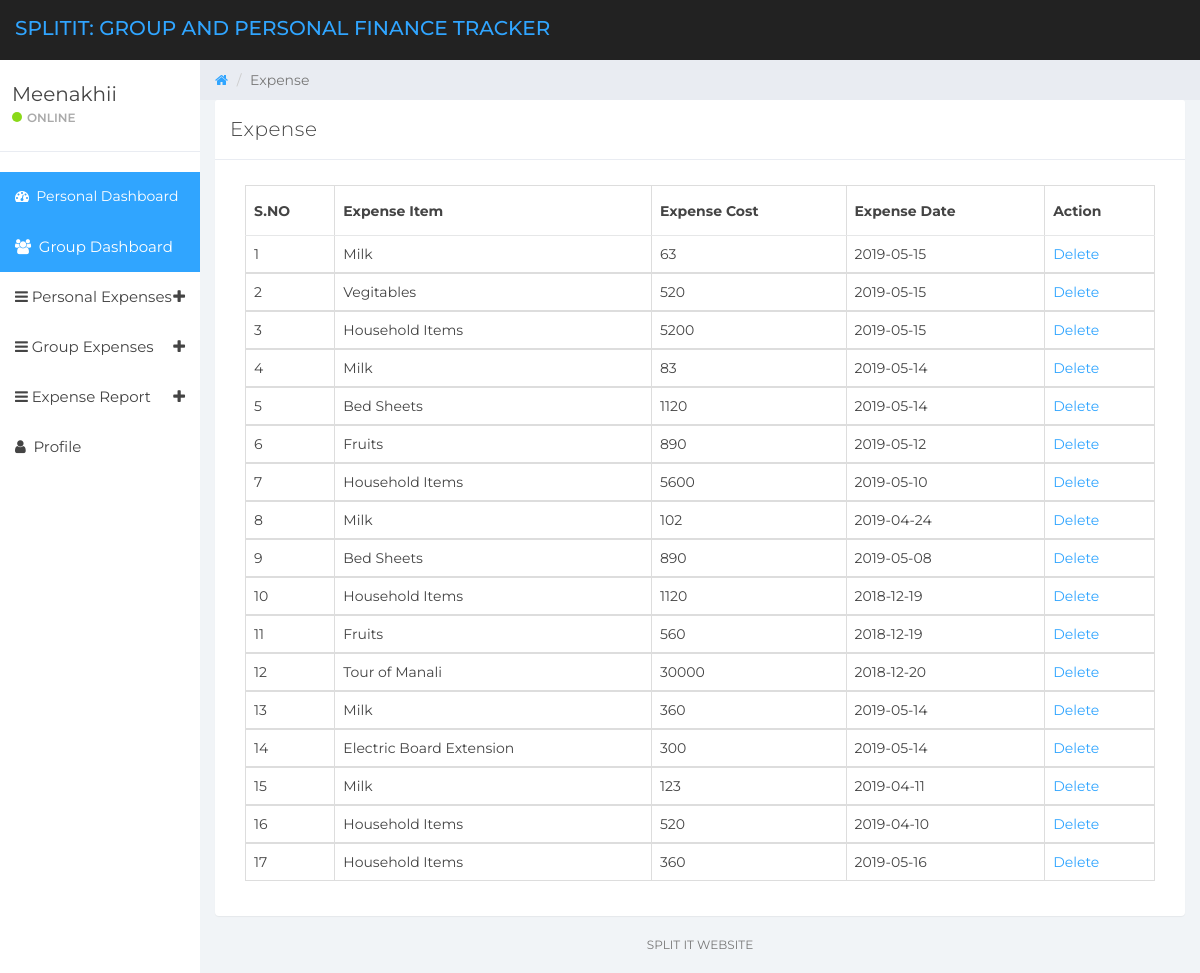
The app's page /manage-expense.php (signed in) with its own data.
### tables this page shows
CREATE TABLE `tbluser` (
  `ID` int(10) NOT NULL,
  `FullName` varchar(150) DEFAULT NULL,
  `Email` varchar(200) DEFAULT NULL,
  `MobileNumber` bigint(10) DEFAULT NULL,
  `Password` varchar(200) DEFAULT NULL,
  `RegDate` timestamp NOT NULL DEFAULT current_timestamp(),
  `qr_code` varchar(255) NOT NULL,
  `profile_photo` varchar(999) NOT NULL,
  `address` varchar(999) NOT NULL,
  `profession` varchar(999) NOT NULL,
  `age` varchar(100) NOT NULL
);

CREATE TABLE `tblexpense` (
  `ID` int(10) NOT NULL,
  `UserId` int(10) NOT NULL,
  `ExpenseDate` date DEFAULT NULL,
  `ExpenseItem` varchar(200) DEFAULT NULL,
  `ExpenseCost` varchar(200) DEFAULT NULL,
  `NoteDate` timestamp NULL DEFAULT current_timestamp()
);

### manage-expense.php (the view, shortened to what this page needs)
  <?php
if (strlen($_SESSION['detsuid']==0)) {
  header('location:logout.php');
  } else{
?>
<!DOCTYPE html>
<html>
<head>
	<link href="css/bootstrap.min.css" rel="stylesheet">
	<link href="css/font-awesome.min.css" rel="stylesheet">
	<link href="css/datepicker3.css" rel="stylesheet">
	<link href="css/styles.css" rel="stylesheet">
</head>
<body>
	<?php include_once('includes/header.php');?>
	<?php include_once('includes/sidebar.php');?>
	<div class="col-sm-9 col-sm-offset-3 col-lg-10 col-lg-offset-2 main">
		<div class="row">
			<ol class="breadcrumb">
				<li><a href="#">
					<em class="fa fa-home"></em>
				</a></li>
				<li class="active">Expense</li>
			</ol>
		</div>
		<div class="row">
			<div class="col-lg-12">
				<div class="panel panel-default">
					<div class="panel-heading">Expense</div>
					<div class="panel-body">
						<div class="col-md-12">
							<div class="table-responsive">
            <table class="table table-bordered mg-b-0">
              <thead>
                <tr>
                  <th>S.NO</th>
                  <th>Expense Item</th>
                  <th>Expense Cost</th>
                  <th>Expense Date</th>
                  <th>Action</th>
                </tr>
              </thead>
              <?php
              $userid=$_SESSION['detsuid'];
$ret=mysqli_query($con,"select * from tblexpense where UserId='$userid'");
$cnt=1;
while ($row=mysqli_fetch_array($ret)) {
?>
              <tbody>
                <tr>
                  <td><?php echo $cnt;?></td>
                  <td><?php  echo $row['ExpenseItem'];?></td>
                  <td><?php  echo $row['ExpenseCost'];?></td>
                  <td><?php  echo $row['ExpenseDate'];?></td>
                  <td><a href="manage-expense.php?delid=<?php echo $row['ID'];?>">Delete</a>
                </tr>
                <?php
$cnt=$cnt+1;
}?>
              </tbody>
            </table>
          </div>
						</div>
					</div>
				</div>
			</div>
			<?php include_once('includes/footer.php');?>
		</div>
	</div>
</body>
</html>
<?php }  ?>

### includes/sidebar.php (shortened to what this page needs)
<?php
include('includes/dbconnection.php');
?>
<div id="sidebar-collapse" class="col-sm-3 col-lg-2 sidebar">
        <div class="profile-sidebar">
            <div class="profile-usertitle">
                <?php
$uid=$_SESSION['detsuid'];
$ret=mysqli_query($con,"select FullName from tbluser where ID='$uid'");
$row=mysqli_fetch_array($ret);
$name=$row['FullName'];
?>
                <div class="profile-usertitle-name"><?php echo $name; ?></div>
                <div class="profile-usertitle-status"><span class="indicator label-success"></span>Online</div>
            </div>
        </div>
        <ul class="nav menu">
            <li class="active"><a href="dashboard.php" style="font-size:14px;"><em class="fa fa-dashboard">&nbsp;</em> Personal Dashboard</a></li>
             <li class="active"><a href="group_dashboard.php"><em class="fa fa-users">&nbsp;</em> Group Dashboard</a></li>
            <li class="parent "><a data-toggle="collapse" href="#sub-item-1">
                <em class="fa fa-navicon">&nbsp;</em>Personal Expenses <span data-toggle="collapse" href="#sub-item-1" class="icon pull-right"><em class="fa fa-plus"></em></span>
                </a>
            </li>
               <li class="parent "><a data-toggle="collapse" href="#sub-item-9">
                <em class="fa fa-navicon">&nbsp;</em>Group Expenses
                 <span data-toggle="collapse" href="#sub-item-9" class="icon pull-right"><em class="fa fa-plus"></em></span>
                </a>
            </li>
  <li class="parent "><a data-toggle="collapse" href="#sub-item-2">
                <em class="fa fa-navicon">&nbsp;</em>Expense Report
                <span data-toggle="collapse" href="#sub-item-2" class="icon pull-right"><em class="fa fa-plus"></em></span>
                </a>
            </li>
            <li><a href="user-profile.php"><em class="fa fa-user">&nbsp;</em> Profile</a></li>
        </ul>
    </div>

### css/styles.css (style rules this page uses)
body { background: #f1f4f7; padding-top: 60px; font-size: 14px; color: #444444; font-family: "Montserrat", "Helvetica Neue", Helvetica, Arial, sans-serif; }
a, a:hover, a:focus { color: #30a5ff; }
.label-success { background-color: #8ad919; }
.panel { border: 0; }
.panel-heading { font-size: 20px; font-weight: 300; letter-spacing: 0.025em; height: 60px; line-height: 38px; }
.panel-default .panel-heading { background: #fff; border-bottom: 1px solid #e9ecf2; color: #444444; }
.sidebar { display: block; padding: 0; display: none; box-shadow: none; background: #fff; }
.sidebar ul { margin: 20px 0px; }
@media (min-width: 768px) { .sidebar { display: block; position: fixed; top: 60px; bottom: 0; left: 0; z-index: 1000; display: block; margin: 0; padding: 0; overflow-x: hidden; overflow-y: auto; } }
.sidebar ul.nav .active a, .sidebar ul.nav li.parent a.active, .sidebar ul.nav .active > a:hover, .sidebar ul.nav li.parent a.active:hover, .sidebar ul.nav .active > a:focus, .sidebar ul.nav li.parent a.active:focus { color: #fff; background-color: #30a5ff; }
.sidebar ul.nav li a { height: 50px; font-size: 15px; line-height: 2em; color: #444444; }
.profile-sidebar { padding: 10px 0; border-bottom: 1px solid #e9ecf2; }
.indicator { width: 10px; height: 10px; display: inline-block; border-radius: 9999px; margin-right: 5px; }
.profile-usertitle { float: left; text-align: left; margin: 10px 0 0 12px; }
.profile-usertitle-name { font-size: 20px; margin-bottom: 0px; }
.profile-usertitle-status { text-transform: uppercase; color: #AAA; font-size: 12px; font-weight: 600; margin-bottom: 15px; }
.breadcrumb { border-radius: 0; padding: 10px 15px 10px 15px; background: #e9ecf2; margin: 0; }
.table { background: #fff; }
.table > thead > tr > th { border-bottom: 1px solid #e6e7e8; vertical-align: middle; height: 50px; }

### records on screen
tbluser: FullName "Meenakhii"
tblexpense: ExpenseItem "Milk", ExpenseCost "63", ExpenseDate "2019-05-15"
tblexpense: ExpenseItem "Vegitables", ExpenseCost "520", ExpenseDate "2019-05-15"
tblexpense: ExpenseItem "Household Items", ExpenseCost "5200", ExpenseDate "2019-05-15"
tblexpense: ExpenseItem "Milk", ExpenseCost "83", ExpenseDate "2019-05-14"
tblexpense: ExpenseItem "Bed Sheets", ExpenseCost "1120", ExpenseDate "2019-05-14"
tblexpense: ExpenseItem "Fruits", ExpenseCost "890", ExpenseDate "2019-05-12"
tblexpense: ExpenseItem "Household Items", ExpenseCost "5600", ExpenseDate "2019-05-10"
tblexpense: ExpenseItem "Milk", ExpenseCost "102", ExpenseDate "2019-04-24"
tblexpense: ExpenseItem "Bed Sheets", ExpenseCost "890", ExpenseDate "2019-05-08"
tblexpense: ExpenseItem "Household Items", ExpenseCost "1120", ExpenseDate "2018-12-19"
tblexpense: ExpenseItem "Fruits", ExpenseCost "560", ExpenseDate "2018-12-19"
tblexpense: ExpenseItem "Tour of Manali", ExpenseCost "30000", ExpenseDate "2018-12-20"
tblexpense: ExpenseItem "Milk", ExpenseCost "360", ExpenseDate "2019-05-14"
tblexpense: ExpenseItem "Electric Board Extension", ExpenseCost "300", ExpenseDate "2019-05-14"
tblexpense: ExpenseItem "Milk", ExpenseCost "123", ExpenseDate "2019-04-11"
tblexpense: ExpenseItem "Household Items", ExpenseCost "520", ExpenseDate "2019-04-10"
tblexpense: ExpenseItem "Household Items", ExpenseCost "360", ExpenseDate "2019-05-16"
